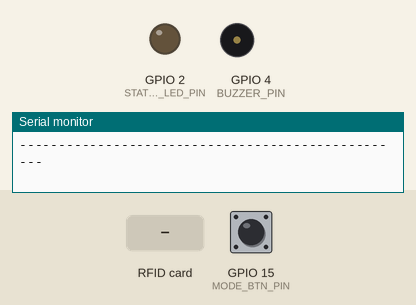
Bench run of a sketch on a simulated ESP32. Shown: output pins drawn as LEDs (lit = HIGH), buzzer (waves = sounding, pin HIGH), the last lines printed to the serial monitor. The test bench sets the inputs (shaded band); at power-on: GPIO 15 (MODE_BTN_PIN) HIGH. WiFi joins after 1.5 s; servers stay silent unless stated; uploads are accepted with an empty reply.

Above: at 4.2 s.
4.3 s: GPIO 15 (MODE_BTN_PIN) pulled LOW for 1 s
At 4.65 s:
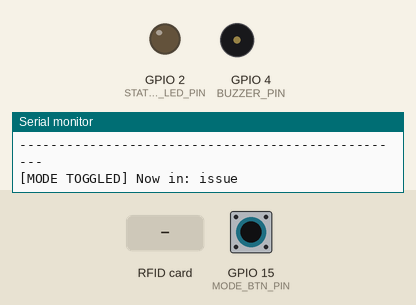
7.3 s: RFID card 42 07 23 10 40 53 held to the reader
At 8.0 s:
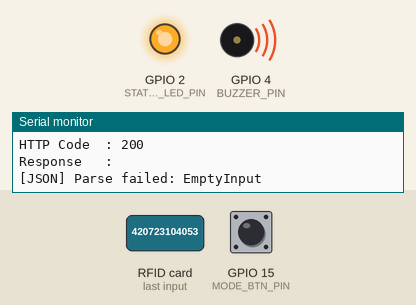
9.0 s: RFID card 5E 7A 19 C4 held to the reader
At 10.5 s:
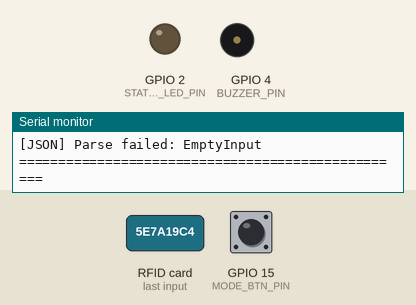
10.7 s: GPIO 15 (MODE_BTN_PIN) pulled LOW for 3.2 s
At 11.05 s:
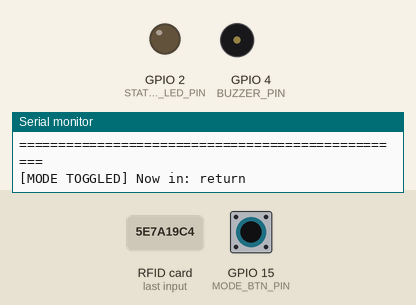
Timing chart, 0 to 15.3 s (numbered marks = the images above; inputs shaded):
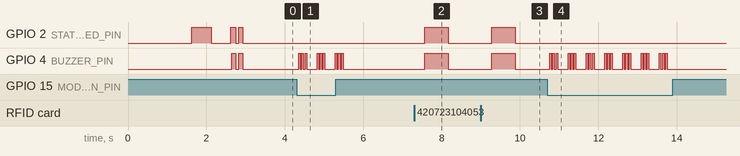

The sketch:

esp32_rfid_sportsync.ino
```cpp
/**
 * ======================================================================================
 * SPORTSYNC AI - SMART SPORTS EQUIPMENT MANAGEMENT SYSTEM
 * ESP32-WROOM-32 + MFRC522 RC522 RFID HARDWARE FIRMWARE
 * ======================================================================================
 *
 * Target Hardware:
 *   - ESP32-WROOM-32 Development Board
 *   - MFRC522 13.56MHz RFID Reader Module
 *   - Mifare Classic 1K RFID Cards / Keyfobs
 *   - Optional: Active Buzzer (GPIO 4), Mode Button (GPIO 15)
 *
 * RC522 Pin Wiring to ESP32:
 *   --------------------------------------------------
 *   MFRC522 Pin    | ESP32 GPIO Pin      | Wire Color
 *   --------------------------------------------------
 *   3.3V           | 3.3V (DO NOT USE 5V)| Red
 *   RST            | GPIO 22             | Orange
 *   GND            | GND                 | Black
 *   MISO           | GPIO 19             | Yellow
 *   MOSI           | GPIO 23             | Green
 *   SCK            | GPIO 18             | Blue
 *   SDA (SS)       | GPIO 5              | White / Purple
 *   --------------------------------------------------
 *   Optional Peripherals:
 *   Status LED     | GPIO 2 (Built-in)   | Visual Feedback
 *   Active Buzzer  | GPIO 4              | Acoustic Chime
 *   Mode Toggle Btn| GPIO 15 (PULLUP)    | Toggle ISSUE / RETURN
 *   --------------------------------------------------
 *
 * Required Arduino Libraries (Install via Arduino Library Manager):
 *   1. "MFRC522" by GithubCommunity (v1.4.10 or newer)
 *   2. "ArduinoJson" by Benoit Blanchon (v6.x or v7.x)
 * ======================================================================================
 */

#include <WiFi.h>
#include <HTTPClient.h>
#include <WiFiClientSecure.h>
#include <SPI.h>
#include <MFRC522.h>
#include <ArduinoJson.h>

// ======================================================================================
// 1. NETWORK & API CONFIGURATION (EDIT THESE)
// ======================================================================================
const char* WIFI_SSID     = "YOUR_WIFI_SSID";         // Replace with your WiFi network name
const char* WIFI_PASSWORD = "YOUR_WIFI_PASSWORD";     // Replace with your WiFi password

// Live Render Cloud HTTPS Endpoint (Tested & Active)
const char* SERVER_URL    = "https://sport-ai-pkzc.onrender.com/api/rfid/scan";

// Optional Hardware API Key (leave empty or match IOT_API_KEY in .env)
const char* IOT_API_KEY   = "";

// Default Student Register Number for Issue Mode
String currentStudentReg  = "420723104053";

// Operation Mode: "auto" (Fully automatic Issue & Return based on SQLite database)
// When equipment is AVAILABLE -> Server issues it.
// When equipment is BORROWED by same student -> Server returns it.
String currentMode        = "auto";

// ======================================================================================
// 2. HARDWARE PIN DEFINITIONS
// ======================================================================================
#define SS_PIN          5   // MFRC522 SDA (Slave Select)
#define RST_PIN        22   // MFRC522 RST (Reset)
#define STATUS_LED_PIN  2   // ESP32 Onboard LED (GPIO 2)
#define BUZZER_PIN      4   // Active Buzzer pin
#define MODE_BTN_PIN   15   // Push button to toggle between ISSUE and RETURN

MFRC522 rfid(SS_PIN, RST_PIN);

// State tracking & cooldown debounce
unsigned long lastScanTime = 0;
const unsigned long SCAN_COOLDOWN_MS = 2500; // 2.5s cooldown between consecutive reads
String lastScannedUID = "";

// ======================================================================================
// 3. SOUND & LIGHT FEEDBACK UTILITIES
// ======================================================================================
void indicateSuccess() {
  // Double-beep & double-blink
  for (int i = 0; i < 2; i++) {
    digitalWrite(STATUS_LED_PIN, HIGH);
    digitalWrite(BUZZER_PIN, HIGH);
    delay(100);
    digitalWrite(STATUS_LED_PIN, LOW);
    digitalWrite(BUZZER_PIN, LOW);
    delay(80);
  }
}

void indicateError() {
  // Long buzz & continuous blink
  digitalWrite(STATUS_LED_PIN, HIGH);
  digitalWrite(BUZZER_PIN, HIGH);
  delay(600);
  digitalWrite(STATUS_LED_PIN, LOW);
  digitalWrite(BUZZER_PIN, LOW);
}

void indicateModeChange() {
  // 3 short mode switch chirps
  for (int i = 0; i < 3; i++) {
    digitalWrite(BUZZER_PIN, HIGH);
    delay(40);
    digitalWrite(BUZZER_PIN, LOW);
    delay(40);
  }
}

// ======================================================================================
// 4. WIFI CONNECTION MANAGER
// ======================================================================================
void connectToWiFi() {
  if (WiFi.status() == WL_CONNECTED) return;

  Serial.println();
  Serial.print("[WiFi] Connecting to ");
  Serial.println(WIFI_SSID);

  WiFi.mode(WIFI_STA);
  WiFi.begin(WIFI_SSID, WIFI_PASSWORD);

  int attempts = 0;
  while (WiFi.status() != WL_CONNECTED && attempts < 30) {
    delay(500);
    Serial.print(".");
    digitalWrite(STATUS_LED_PIN, !digitalRead(STATUS_LED_PIN)); // Flash while connecting
    attempts++;
  }

  if (WiFi.status() == WL_CONNECTED) {
    digitalWrite(STATUS_LED_PIN, HIGH);
    Serial.println();
    Serial.println("[WiFi] Connected successfully!");
    Serial.print("[WiFi] IP Address: ");
    Serial.println(WiFi.localIP());
    Serial.print("[WiFi] Signal RSSI: ");
    Serial.print(WiFi.RSSI());
    Serial.println(" dBm");
  } else {
    digitalWrite(STATUS_LED_PIN, LOW);
    Serial.println();
    Serial.println("[WiFi] Failed to connect! Check SSID and Password.");
  }
}

// ======================================================================================
// 5. SEND RFID DATA TO BACKEND API (POST /api/rfid/scan)
// ======================================================================================
void sendRfidScan(String rfidUid, String mode, String studentReg) {
  if (WiFi.status() != WL_CONNECTED) {
    Serial.println("[HTTP] WiFi not connected. Reconnecting...");
    connectToWiFi();
    if (WiFi.status() != WL_CONNECTED) {
      indicateError();
      return;
    }
  }

  Serial.println();
  Serial.println("==================================================");
  Serial.println(">>> TRANSMITTING RFID SCAN TO SPORTSYNC AI");
  Serial.println("==================================================");
  Serial.print("Target URL : "); Serial.println(SERVER_URL);
  Serial.print("RFID Tag   : "); Serial.println(rfidUid);
  Serial.print("Mode       : "); Serial.println(mode);
  Serial.print("Student Reg: "); Serial.println(studentReg);

  HTTPClient http;

  // Choose client based on HTTP vs HTTPS
  if (String(SERVER_URL).startsWith("https://")) {
    WiFiClientSecure secureClient;
    secureClient.setInsecure(); // Skip SSL certificate verification for IoT ease
    http.begin(secureClient, SERVER_URL);
  } else {
    WiFiClient client;
    http.begin(client, SERVER_URL);
  }

  http.addHeader("Content-Type", "application/json");
  http.addHeader("Accept", "application/json");
  if (strlen(IOT_API_KEY) > 0) {
    http.addHeader("x-api-key", IOT_API_KEY);
  }
  http.setTimeout(8000); // 8 second timeout

  // Build JSON Payload
  StaticJsonDocument<256> doc;
  doc["rfidTag"] = rfidUid;
  doc["mode"] = mode;
  if (studentReg.length() > 0) {
    doc["studentReg"] = studentReg;
  }
  doc["source"] = "ESP32_RC522";

  String requestJson;
  serializeJson(doc, requestJson);
  Serial.print("Payload    : "); Serial.println(requestJson);

  // Send HTTP POST request
  int httpResponseCode = http.POST(requestJson);
  String responseText  = http.getString();

  Serial.print("HTTP Code  : "); Serial.println(httpResponseCode);
  Serial.print("Response   : "); Serial.println(responseText);

  // Parse Server JSON Response
  StaticJsonDocument<512> responseDoc;
  DeserializationError err = deserializeJson(responseDoc, responseText);

  if (err) {
    Serial.print("[JSON] Parse failed: ");
    Serial.println(err.c_str());
    if (responseText.indexOf("<html") != -1 || responseText.indexOf("<!DOCTYPE") != -1) {
      Serial.println("[ERROR] Server returned HTML instead of JSON! Check your SERVER_URL endpoint path.");
    }
    indicateError();
  } else {
    bool success = responseDoc["success"] | false;
    const char* message = responseDoc["message"] | "No message";
    const char* tag     = responseDoc["rfidTag"] | rfidUid.c_str();
    const char* action  = responseDoc["action"] | (responseDoc["mode"] | "auto");

    if (success && (httpResponseCode >= 200 && httpResponseCode < 300)) {
      Serial.println("--------------------------------------------------");
      Serial.println("[SUCCESS] AUTOMATIC ACTION CONFIRMED BY SERVER!");
      Serial.print("Action     : "); Serial.println(action);
      Serial.print("Message    : "); Serial.println(message);
      Serial.print("RFID Tag   : "); Serial.println(tag);
      Serial.print("Mode       : "); Serial.println(mode);
      Serial.println("--------------------------------------------------");
      indicateSuccess();
    } else {
      Serial.println("--------------------------------------------------");
      Serial.println("[REJECTED] SERVER RETURNED AN ERROR!");
      Serial.print("Message    : "); Serial.println(message);
      Serial.println("--------------------------------------------------");
      indicateError();
    }
  }

  http.end();
  Serial.println("==================================================\n");
}

// ======================================================================================
// 6. SETUP ROUTINE
// ======================================================================================
void setup() {
  Serial.begin(115200);
  delay(1000);

  Serial.println("\n");
  Serial.println("==================================================");
  Serial.println(" SPORTSYNC AI - SMART SPORTS EQUIPMENT SYSTEM     ");
  Serial.println(" ESP32 + MFRC522 RC522 RFID CLIENT BOOTING        ");
  Serial.println("==================================================");

  pinMode(STATUS_LED_PIN, OUTPUT);
  pinMode(BUZZER_PIN, OUTPUT);
  pinMode(MODE_BTN_PIN, INPUT_PULLUP);

  digitalWrite(STATUS_LED_PIN, LOW);
  digitalWrite(BUZZER_PIN, LOW);

  // Initialize SPI Bus for RC522
  SPI.begin(); // Uses default VSPI: SCK=18, MISO=19, MOSI=23, SS=5
  rfid.PCD_Init();
  delay(50);

  // Verify RC522 reader version
  byte version = rfid.PCD_ReadRegister(rfid.VersionReg);
  Serial.print("[RC522] Firmware Version: 0x");
  Serial.println(version, HEX);

  if (version == 0x00 || version == 0xFF) {
    Serial.println("[WARNING] RC522 Reader NOT detected! Verify 3.3V/GND and SPI wiring.");
  } else {
    Serial.println("[RC522] RFID Reader successfully initialized and ready.");
  }

  // Connect to WiFi
  connectToWiFi();

  Serial.println("\n[SYSTEM] Ready for scanning!");
  Serial.print("[SYSTEM] Default Student Reg : "); Serial.println(currentStudentReg);
  Serial.print("[SYSTEM] Active Mode         : "); Serial.println(currentMode);
  Serial.println("[SYSTEM] Press button on GPIO 15 to toggle ISSUE / RETURN.");
  Serial.println("--------------------------------------------------\n");

  indicateSuccess(); // 2 short beeps to signal boot complete
}

// ======================================================================================
// 7. MAIN LOOP ROUTINE
// ======================================================================================
void loop() {
  // Check Mode Toggle Button (Active LOW with internal pullup)
  static unsigned long lastBtnPress = 0;
  if (digitalRead(MODE_BTN_PIN) == LOW && (millis() - lastBtnPress > 400)) {
    lastBtnPress = millis();
    if (currentMode == "issue") {
      currentMode = "return";
    } else {
      currentMode = "issue";
    }
    Serial.print("[MODE TOGGLED] Now in: ");
    Serial.println(currentMode);
    indicateModeChange();
  }

  // Ensure WiFi remains connected
  if (WiFi.status() != WL_CONNECTED) {
    connectToWiFi();
  }

  // Look for new RFID Cards
  if (!rfid.PICC_IsNewCardPresent()) {
    delay(50);
    return;
  }

  // Select one card
  if (!rfid.PICC_ReadCardSerial()) {
    delay(50);
    return;
  }

  // Convert UID bytes to 8-character Uppercase Hex String (e.g. "44B7F506")
  String scannedUid = "";
  for (byte i = 0; i < rfid.uid.size; i++) {
    if (rfid.uid.uidByte[i] < 0x10) {
      scannedUid += "0";
    }
    scannedUid += String(rfid.uid.uidByte[i], HEX);
  }
  scannedUid.toUpperCase();

  // Debounce check: ignore if scanned card within cooldown window
  unsigned long now = millis();
  if (scannedUid == lastScannedUID && (now - lastScanTime < SCAN_COOLDOWN_MS)) {
    rfid.PICC_HaltA();
    rfid.PCD_StopCrypto1();
    return;
  }

  lastScannedUID = scannedUid;
  lastScanTime = now;

  Serial.println();
  Serial.print("[RFID DETECTED] Tag UID: ");
  Serial.println(scannedUid);

  // Transmit scan to backend API
  sendRfidScan(scannedUid, currentMode, currentStudentReg);

  // Halt PICC and stop encryption on PCD
  rfid.PICC_HaltA();
  rfid.PCD_StopCrypto1();

  delay(200);
}
```

Measured:
- after the input at 4.3 s, GPIO 4 (BUZZER_PIN): LOW → HIGH after 0.06 s, then repeats every 0.47 s: 2 × (LOW 0.04 s, HIGH 0.04 s), LOW 0.27 s, HIGH 0.04 s, until it stays LOW from 5.5 s
- after the input at 7.3 s, GPIO 2 (STATUS_LED_PIN), GPIO 4 (BUZZER_PIN): LOW → HIGH after 0.27 s, → LOW 0.60 s later
- after the input at 9.0 s, GPIO 2 (STATUS_LED_PIN), GPIO 4 (BUZZER_PIN): LOW → HIGH after 0.28 s, → LOW 0.60 s later
- after the input at 10.7 s, GPIO 4 (BUZZER_PIN): LOW → HIGH after 0.06 s, then repeats every 0.47 s: 2 × (LOW 0.04 s, HIGH 0.04 s), LOW 0.27 s, HIGH 0.04 s, until it stays LOW from 13.8 s
